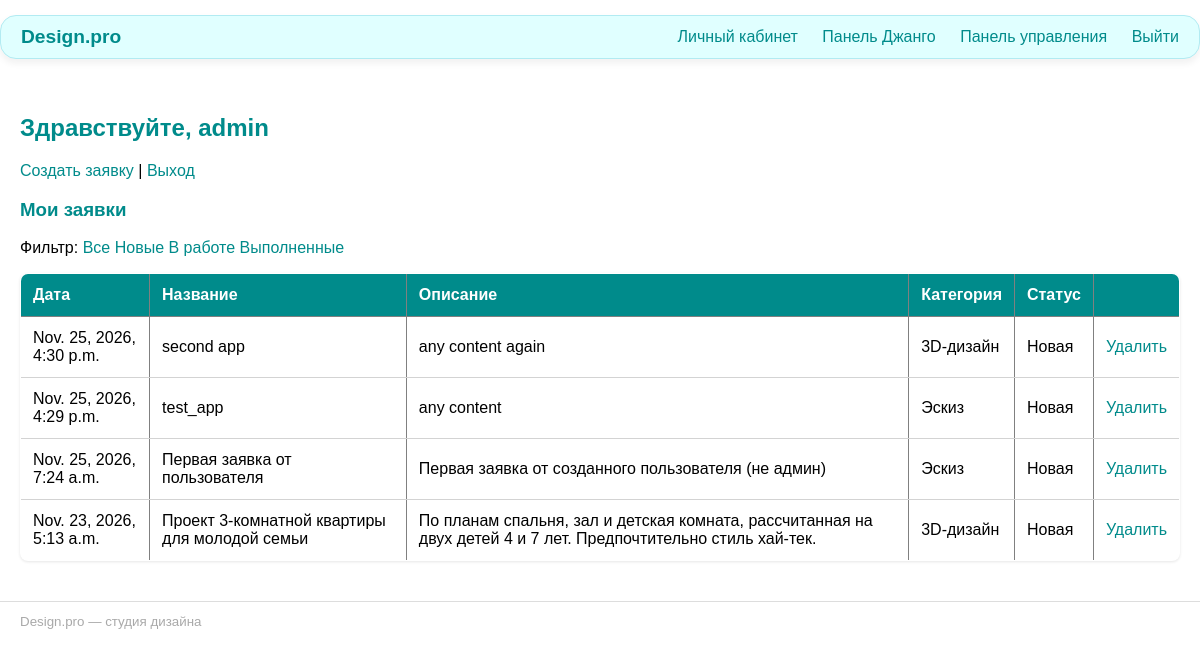
The page /accounts/profile/ (signed in) on the database as committed earlier.
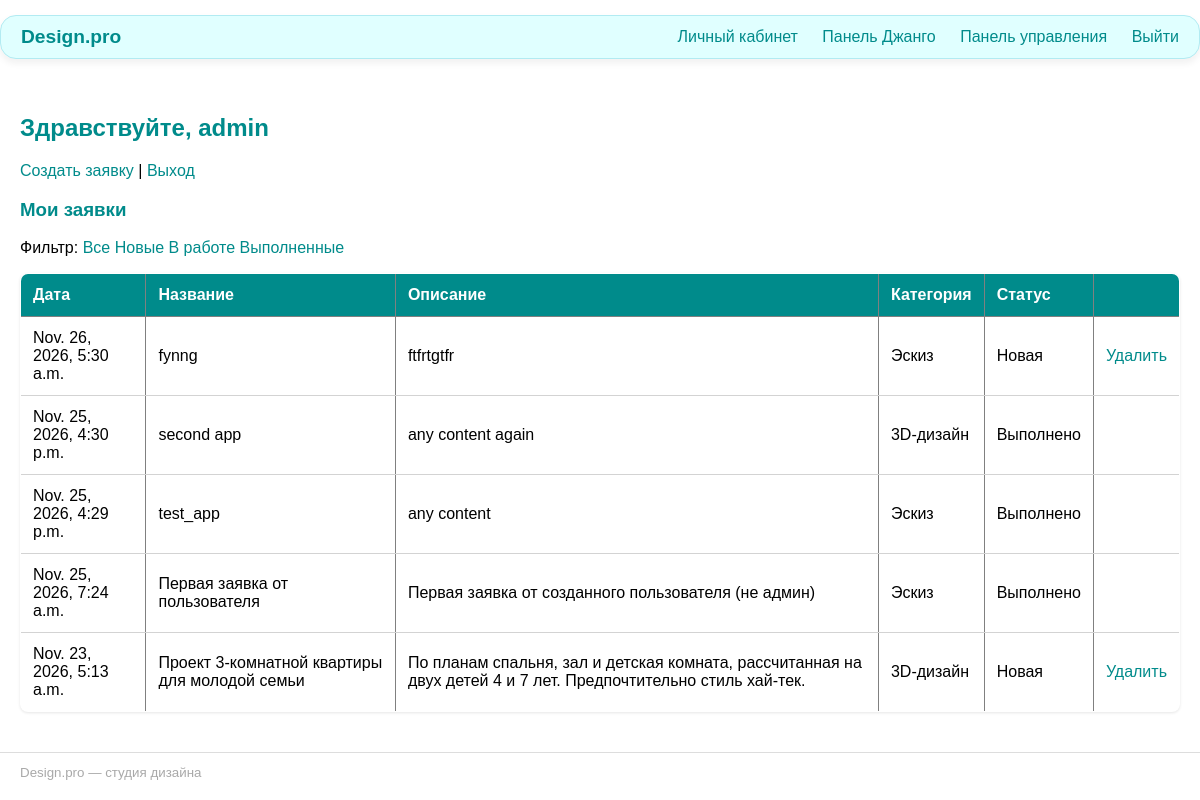
The same page on the database as committed later.
### main/models.py (models this page shows, shortened)
class Application(models.Model):
    class Status(models.TextChoices):
        NEW = 'Новая', 'Новая'
        ACCEPT = 'Принято в работу', 'Принято в работу'
        DONE = 'Выполнено', 'Выполнено'
    author = models.ForeignKey(User, on_delete=models.CASCADE)
    title = models.CharField(max_length=100)
    content = models.TextField()
    category = models.ForeignKey(Category, on_delete=models.CASCADE)
    status = models.CharField(max_length=30, choices=Status.choices, default=Status.NEW)
    image = models.ImageField(
        upload_to='applications/',
        validators=[FileExtensionValidator(['jpg', 'jpeg', 'png', 'bmp'])],
    )
    design_image = models.ImageField(
        upload_to='designs/', null=True, blank=True,
        validators=[FileExtensionValidator(['jpg', 'jpeg', 'png', 'bmp'])],
    )
    admin_comment = models.TextField(blank=True, null=True, default='')
    created_at = models.DateTimeField(auto_now_add=True)
    class Meta:
        ordering = ['-created_at']

class Category(models.Model):
    title = models.CharField(max_length=50, unique=True)
    class Meta:
        ordering = ['title']

### main/views.py (the view)
# urls.py: path('accounts/profile/', views.profile, name='profile'),
@login_required
def profile(request):
    status = request.GET.get('status', '')
    if request.user.is_staff:
        apps = Application.objects.all()
    else:
        apps = Application.objects.filter(author=request.user)
    if status in dict(Application.Status.choices):
        apps = apps.filter(status=status)
    return render(request, 'profile.html', {
        'apps': apps,
        'current_status': status,
        'statuses': Application.Status.choices,
    })

### main/templates/profile.html (shortened to what this page needs)
{% extends "basic.html" %}
{% block content %}
<h2>Здравствуйте, {{ user.first_name|default:user.username }}</h2>
<p>
    <a href="{% url 'application_create' %}">Создать заявку</a> |
    <a href="{% url 'logout' %}">Выход</a>
</p>
<h3>Мои заявки</h3>
<p>Фильтр:
    <a href="{% url 'profile' %}">Все</a>
    <a href="?status=Новая">Новые</a>
    <a href="?status=Принято в работу">В работе</a>
    <a href="?status=Выполнено">Выполненные</a>
</p>
<table border="1">
    <thead>
        <tr>
            <th>Дата</th><th>Название</th><th>Описание</th>
            <th>Категория</th><th>Статус</th><th></th>
        </tr>
    </thead>
    <tbody>
    {% for app in apps %}
        <tr>
            <td>{{ app.created_at }}</td>
            <td>{{ app.title }}</td>
            <td>{{ app.content }}</td>
            <td>{{ app.category.title }}</td>
            <td>{{ app.get_status_display }}</td>
            <td>
                {% if app.status == 'Новая' %}
                    <a href="{% url 'application_delete' app.pk %}">Удалить</a>
                {% endif %}
            </td>
        </tr>
    {% endfor %}
    </tbody>
</table>
{% endblock %}

Rows that differ between the two databases and show on the page:
added Application: created_at "Nov. 26, 2026, 5:30 a.m.", title "fynng", content "ftfrtgtfr", category "Эскиз", status "Новая", shows "Удалить"
changed Application "Nov. 25, 2026, 4:30 p.m.": status "Новая" → "Выполнено"; no longer shows "Удалить"
changed Application "Nov. 25, 2026, 4:29 p.m.": status "Новая" → "Выполнено"; no longer shows "Удалить"
changed Application "Nov. 25, 2026, 7:24 a.m.": status "Новая" → "Выполнено"; no longer shows "Удалить"
